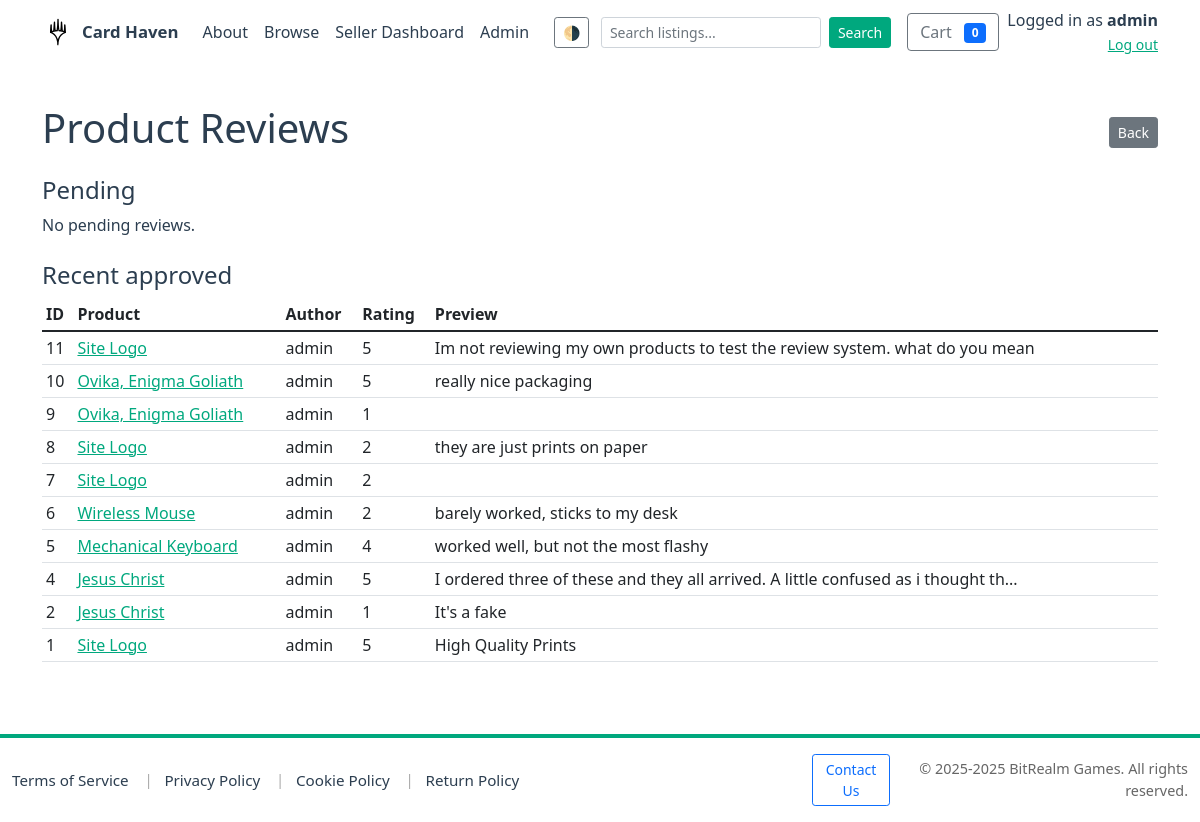
The page /admin/reviews (signed in) on the database its author committed.
### models.py (models this page shows, shortened)
class User(db.Model):
    __tablename__ = 'users'
    id = db.Column(db.Integer, primary_key=True)
    username = db.Column(db.String(150), unique=True, nullable=False)
    email = db.Column(db.String(255), unique=True, nullable=False)
    password_hash = db.Column(db.String(255), nullable=False)
    is_admin = db.Column(db.Boolean, default=False)
    is_seller = db.Column(db.Boolean, default=False)
    business_name = db.Column(db.String(255))
    seller_description = db.Column(db.Text)
    rating = db.Column(db.Float, default=0.0)
    total_sales = db.Column(db.Integer, default=0)
    logo_url = db.Column(db.String(512))
    created_at = db.Column(db.DateTime, default=datetime.utcnow)
    products = db.relationship('Product', back_populates='seller', lazy='dynamic')
    orders = db.relationship('Order', back_populates='buyer', lazy='dynamic')

class Review(db.Model):
    __tablename__ = 'reviews'
    id = db.Column(db.Integer, primary_key=True)
    product_id = db.Column(db.Integer, db.ForeignKey('products.id'), nullable=False)
    user_id = db.Column(db.Integer, db.ForeignKey('users.id'), nullable=True)
    title = db.Column(db.String(255))
    body = db.Column(db.Text)
    rating = db.Column(db.Integer, nullable=False)
    status = db.Column(db.String(50), default='pending')
    created_at = db.Column(db.DateTime, default=datetime.utcnow)
    product = db.relationship('Product')
    author = db.relationship('User')

class Product(db.Model):
    __tablename__ = 'products'
    id = db.Column(db.Integer, primary_key=True)
    seller_id = db.Column(db.Integer, db.ForeignKey('users.id'), nullable=True)
    title = db.Column(db.String(255), nullable=False)
    description = db.Column(db.Text)
    price = db.Column(db.Float, nullable=False)
    stock = db.Column(db.BigInteger)
    image_url = db.Column(db.String(1024))
    created_at = db.Column(db.DateTime, default=datetime.utcnow)
    is_active = db.Column(db.Boolean, default=True)
    category_id = db.Column(db.Integer, db.ForeignKey('categories.id'), nullable=True)
    rating = db.Column(db.Float, default=0.0)
    seller = db.relationship('User', back_populates='products')
    category = db.relationship('Category', back_populates='legacy_products')
    categories = db.relationship('Category', secondary=product_categories, back_populates='products', lazy='dynamic')
    order_items = db.relationship('OrderItem', back_populates='product', lazy='dynamic')

### app.py (the view)
@app.route('/admin/reviews')
@admin_required
def admin_reviews():
    conn = get_db_connection()
    cur = conn.cursor()
    cur.execute("SELECT r.id, r.product_id, r.title, r.body, r.rating, r.created_at, u.username AS author, p.title AS product_title FROM reviews r LEFT JOIN users u ON r.user_id = u.id LEFT JOIN products p ON r.product_id = p.id WHERE r.status = 'pending' ORDER BY r.created_at DESC")
    pending = cur.fetchall()
    cur.execute("SELECT r.id, r.product_id, r.title, r.body, r.rating, r.created_at, u.username AS author, p.title AS product_title FROM reviews r LEFT JOIN users u ON r.user_id = u.id LEFT JOIN products p ON r.product_id = p.id WHERE r.status = 'approved' ORDER BY r.created_at DESC LIMIT 50")
    approved = cur.fetchall()
    conn.close()
    return render_template('admin/reviews.html', pending=pending, approved=approved)

### app.py (called while the page is built)
def get_db_connection(path=DB_PATH):
    conn = sqlite3.connect(path)
    conn.row_factory = sqlite3.Row
    conn.execute("PRAGMA foreign_keys = ON;")
    try:
        cur = conn.cursor()
        cur.execute("PRAGMA table_info(products)")
        cols = [r['name'] for r in cur.fetchall()]
        if 'is_active' not in cols:
            try:
                cur.execute("ALTER TABLE products ADD COLUMN is_active INTEGER NOT NULL DEFAULT 1")
                conn.commit()
            except Exception:
                pass
    except Exception:
        pass
    return conn

@app.after_request
def set_security_headers(response):
    response.headers.setdefault('X-Frame-Options', 'SAMEORIGIN')
    response.headers.setdefault('X-Content-Type-Options', 'nosniff')
    response.headers.setdefault('Referrer-Policy', 'no-referrer-when-downgrade')
    if 'SSL_ENABLED' in globals() and SSL_ENABLED:
        response.headers.setdefault('Strict-Transport-Security', 'max-age=63072000; includeSubDomains; preload')
    return response

def admin_required(f):
    @wraps(f)
    def decorated(*args, **kwargs):
        uid = session.get('user_id')
        if not uid:
            return redirect(url_for('login', next=request.path))
        conn = get_db_connection()
        cur = conn.cursor()
        cur.execute("SELECT username, is_admin FROM users WHERE id = ?", (uid,))
        u = cur.fetchone()
        conn.close()
        allowed_admin_username = 'Bean'
        has_name_match = bool(u and u['username'] and u['username'].strip().lower() == allowed_admin_username.strip().lower())
        has_admin_flag = bool(u and u['is_admin'])
        if not (has_name_match or has_admin_flag):
            flash("Admin access required.")
            return redirect(url_for('index'))
        return f(*args, **kwargs)
    return decorated

### templates/admin/reviews.html (shortened to what this page needs)
<!doctype html>
<html lang="en">
<head>
  {% include 'head_includes.html' %}
</head>
<body>
  {% include 'navbar.html' %}
  <div class="container my-4">
    <div class="d-flex justify-content-between align-items-center mb-3">
      <h1>Product Reviews</h1>
      <a href="{{ url_for('admin_index') }}" class="btn btn-sm btn-secondary">Back</a>
    </div>
    <div class="mb-4">
      <h4>Pending</h4>
      {% if pending %}
        <table class="table table-striped">
          <thead><tr><th>ID</th><th>Product</th><th>Author</th><th>Rating</th><th>Preview</th><th>Actions</th></tr></thead>
          <tbody>
          {% for r in pending %}
            <tr>
              <td>{{ r['id'] }}</td>
              <td><a href="{{ url_for('product_detail', product_id=r['product_id']) }}">{{ r['product_title'] or 'Product' }}</a></td>
              <td>{{ r['author'] or 'Guest' }}</td>
              <td>{{ r['rating'] }}</td>
              <td>{{ (r['body'] or '')[:80] }}{% if (r['body'] or '')|length > 80 %}...{% endif %}</td>
              <td>
                <form method="post" action="{{ url_for('admin_review_action', review_id=r['id'], action='approve') }}" style="display:inline">
                  <button class="btn btn-sm btn-success">Approve</button>
                </form>
                <form method="post" action="{{ url_for('admin_review_action', review_id=r['id'], action='reject') }}" style="display:inline">
                  <button class="btn btn-sm btn-danger">Reject</button>
                </form>
              </td>
            </tr>
          {% endfor %}
          </tbody>
        </table>
      {% else %}
        <p>No pending reviews.</p>
      {% endif %}
    </div>
    <div class="mb-4">
      <h4>Recent approved</h4>
      {% if approved %}
        <table class="table table-sm">
          <thead><tr><th>ID</th><th>Product</th><th>Author</th><th>Rating</th><th>Preview</th></tr></thead>
          <tbody>
          {% for r in approved %}
            <tr>
              <td>{{ r['id'] }}</td>
              <td><a href="{{ url_for('product_detail', product_id=r['product_id']) }}">{{ r['product_title'] or 'Product' }}</a></td>
              <td>{{ r['author'] or 'Guest' }}</td>
              <td>{{ r['rating'] }}</td>
              <td>{{ (r['body'] or '')[:80] }}{% if (r['body'] or '')|length > 80 %}...{% endif %}</td>
            </tr>
          {% endfor %}
          </tbody>
        </table>
      {% else %}
        <p>No approved reviews found.</p>
      {% endif %}
    </div>
  </div>
  {% include 'footer.html' %}
</body>
</html>

### templates/navbar.html (shortened to what this page needs)
<nav class="navbar navbar-expand-lg mb-3 site-navbar" aria-label="Main navigation">
  <div class="container">
    <a class="navbar-brand d-flex align-items-center" href="{{ url_for('index') }}">
  <img id="site-logo" src="{{ url_for('static', filename='img/logo.svg') }}" alt="Card Haven logo" height="32" class="me-2 site-logo" style="width:auto;" title="Card Haven">
  <span>Card Haven</span>
    </a>
    <div class="collapse navbar-collapse" id="mainNav">
        <ul class="navbar-nav me-auto mb-2 mb-lg-0">
          <li class="nav-item"><a class="nav-link" href="/about">About</a></li>
        <li class="nav-item"><a class="nav-link" href="/products">Browse</a></li>
        {% if current_user_is_seller %}
          <li class="nav-item"><a class="nav-link" href="{{ url_for('seller_dashboard') }}">Seller Dashboard</a></li>
        {% endif %}
        {% if current_user_is_admin %}
          <li class="nav-item"><a class="nav-link" href="{{ url_for('admin_index') }}">Admin</a></li>
        {% endif %}
      </ul>
  <div class="d-none d-lg-flex align-items-center gap-2 navbar-right">
        <button id="theme-toggle" class="btn btn-sm btn-outline-secondary me-1" title="Toggle theme" onclick="toggleTheme()">🌗</button>
        <form class="d-none d-lg-flex align-items-center me-2" action="{{ url_for('products') }}" method="get">
          <input name="search" class="form-control form-control-sm me-2" type="search" placeholder="Search listings..." aria-label="Search" value="{{ request.args.get('search','') }}">
          <button class="btn btn-sm btn-primary" type="submit">Search</button>
        </form>
        <a href="{{ url_for('cart_view') }}" class="btn btn-outline-secondary position-relative">
          Cart <span id="cart-count" class="badge bg-primary ms-2">0</span>
        </a>
        {% if session.get('user_id') %}
          <div class="text-end user-info mt-2 mt-lg-0">
            <div>Logged in as <strong>{{ session.get('username') }}</strong></div>
            <a href="{{ url_for('logout') }}" class="small">Log out</a>
          </div>
        {% else %}
          <div class="auth-buttons d-flex gap-1 mt-2 mt-lg-0">
            <a href="{{ url_for('login') }}" class="btn btn-sm btn-outline-primary">Login</a>
            <a href="{{ url_for('register') }}" class="btn btn-sm btn-primary">Register</a>
          </div>
        {% endif %}
      </div>
    </div>
  </div>
</nav>
<main class="site-content">

### static/css/theme.css (style rules this page uses)
:root { --bg: #ffffff; --surface: #ffffff; --text: #2c3e50; --muted: #666666; --primary: #00a87e; --accent: #007b60; --card-shadow: rgba(0,0,0,0.06); }
body, .card, .listing-card, .profile-header, .seller-header { transition: background-color 180ms ease, color 180ms ease, box-shadow 180ms ease; }
body { background: var(--bg); color: var(--text); }
a { color: var(--primary); }
.navbar, .card, .listing-card, .profile-header { background: var(--surface); }
.btn-primary { background-color: var(--primary, var(--primary-color, #00a87e)) !important; border-color: var(--primary, var(--primary-color, #00a87e)) !important; color: #fff !important; }
.site-navbar .navbar-brand, .site-navbar .navbar-brand span, .site-navbar .navbar-brand a { color: var(--text) !important; }

### templates/navbar.html (style rules this page uses)
.navbar-brand img { height: 32px; width: auto; display: inline-block; vertical-align: middle; }
.site-navbar { background: var(--surface) !important; }
.site-navbar .nav-link { color: var(--text) !important; }
.site-navbar .navbar-brand span { font-size: 1.05rem; font-weight: 600; }
.site-navbar .form-control { min-width: 0; }

### templates/footer.html (style rules this page uses)
html, body { height: 100%; }
body { display: flex; flex-direction: column; min-height: 100vh; }
.site-content { flex: 1 0 auto; }

### rows shown on the page
User: get "admin"
Review: id "11", title "Site Logo", username "admin", rating "5", body "Im not reviewing my own products to test the review system. what do you mean"
Review: id "10", title "Ovika, Enigma Goliath", username "admin", rating "5", body "really nice packaging"
Review: id "9", title "Ovika, Enigma Goliath", username "admin", rating "1"
Review: id "8", title "Site Logo", username "admin", rating "2", body "they are just prints on paper"
Review: id "7", title "Site Logo", username "admin", rating "2"
Review: id "6", title "Wireless Mouse", username "admin", rating "2", body "barely worked, sticks to my desk"
Review: id "5", title "Mechanical Keyboard", username "admin", rating "4", body "worked well, but not the most flashy"
Review: id "4", title "Jesus Christ", username "admin", rating "5", body "I ordered three of these and they all arrived. A little confused as i thought th"
Review: id "2", title "Jesus Christ", username "admin", rating "1", body "It's a fake"
Review: id "1", title "Site Logo", username "admin", rating "5", body "High Quality Prints"
